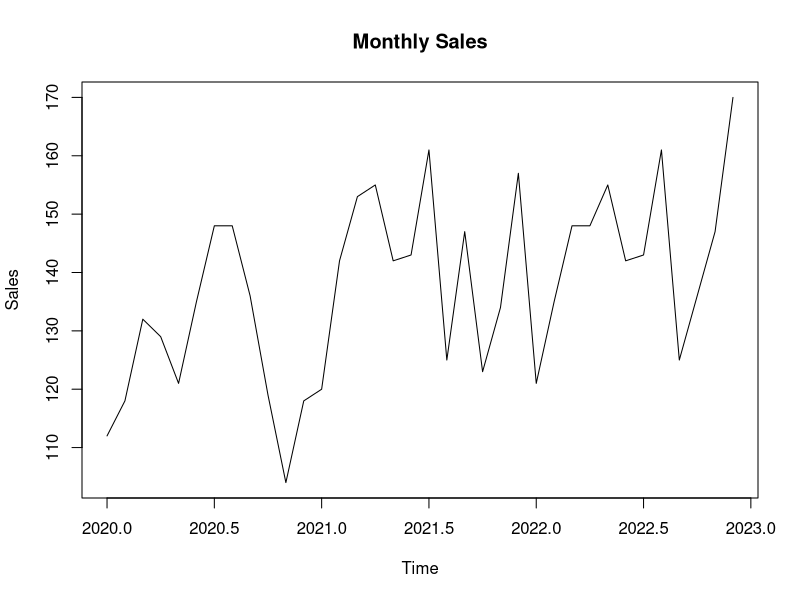
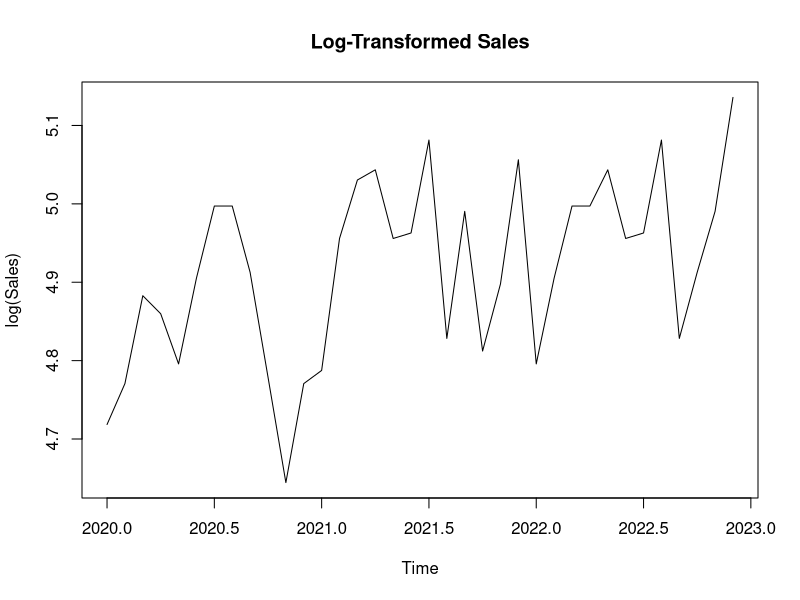
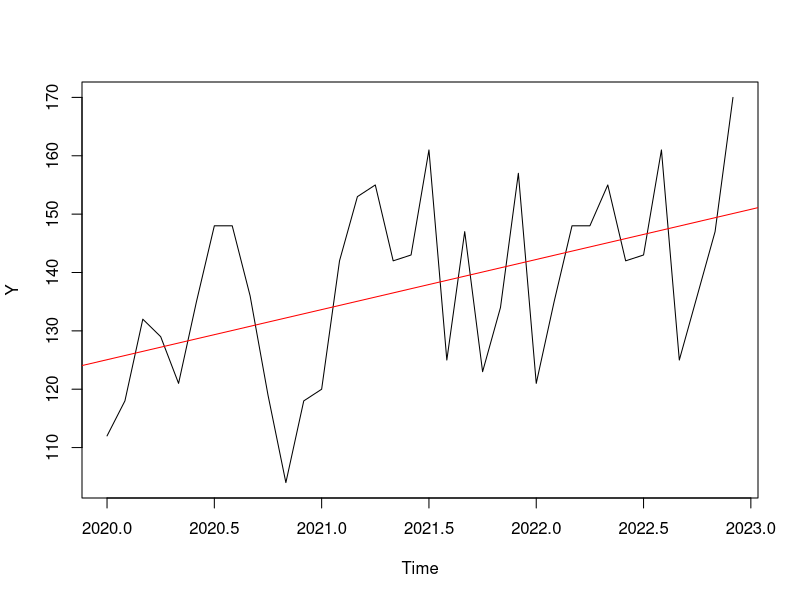
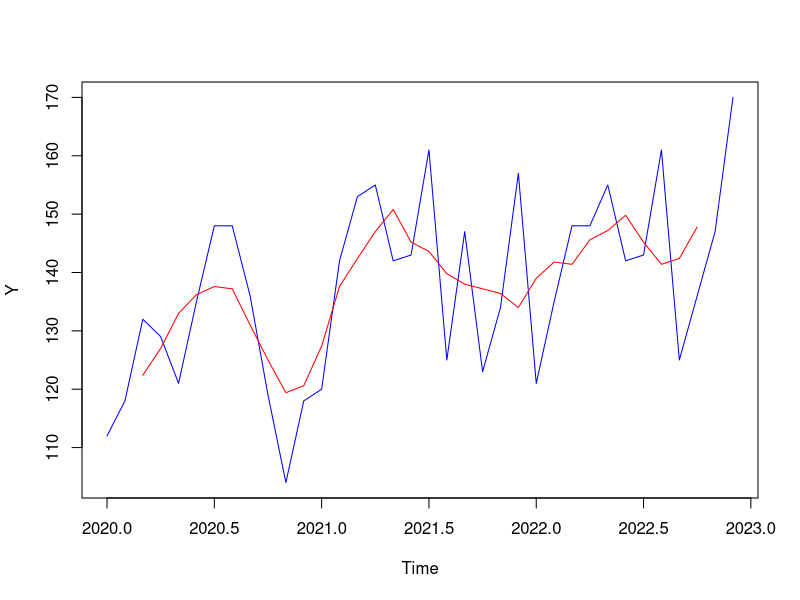
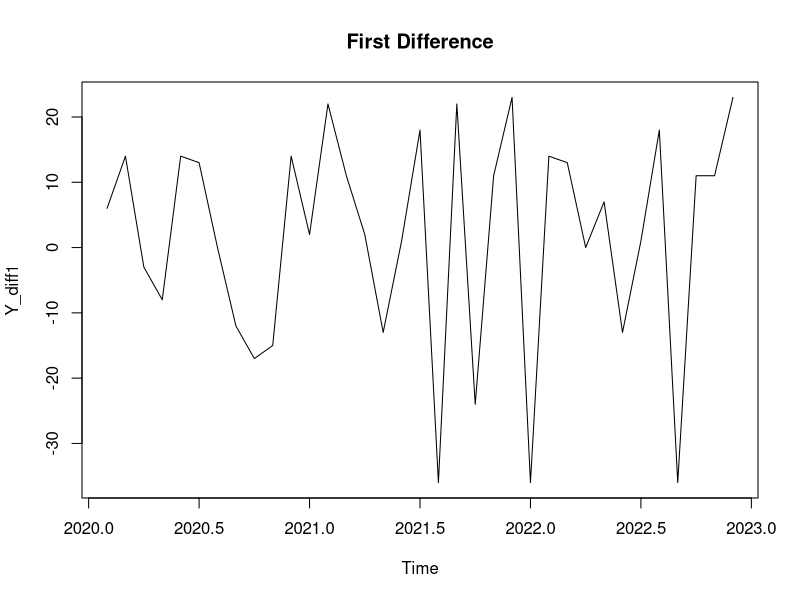
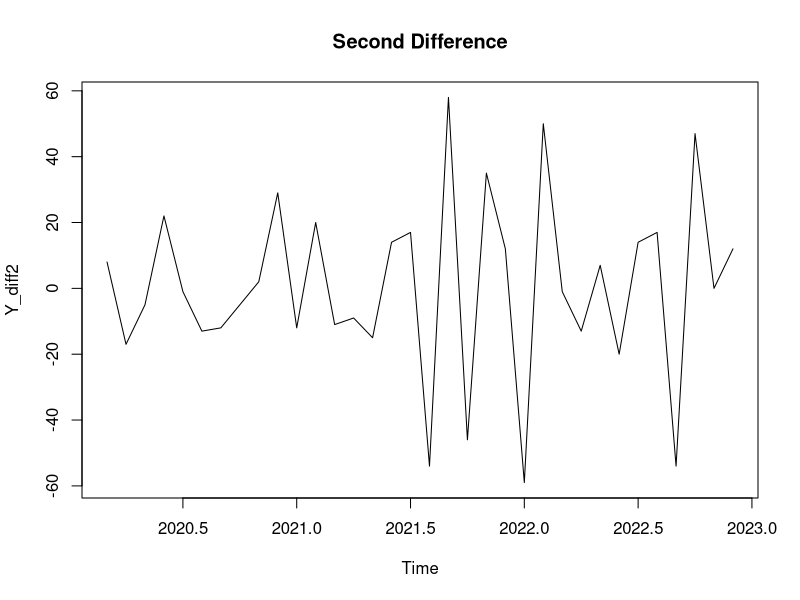
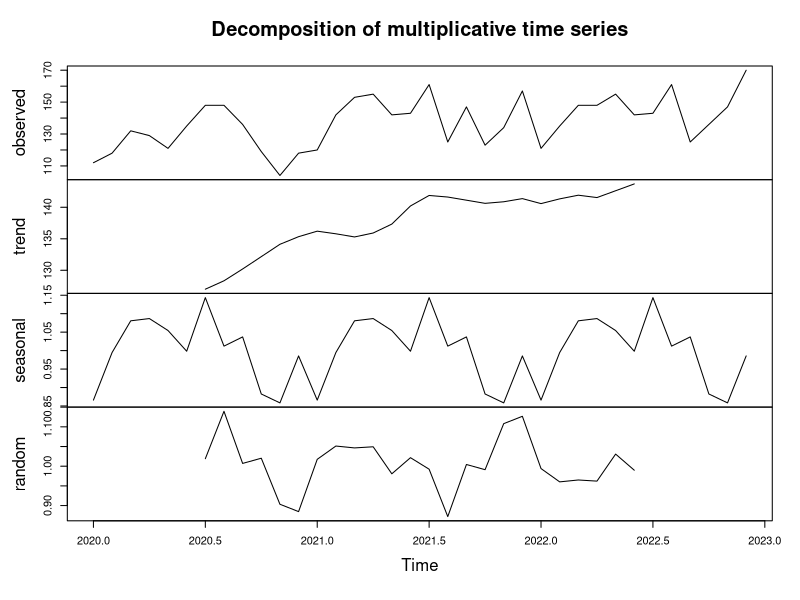
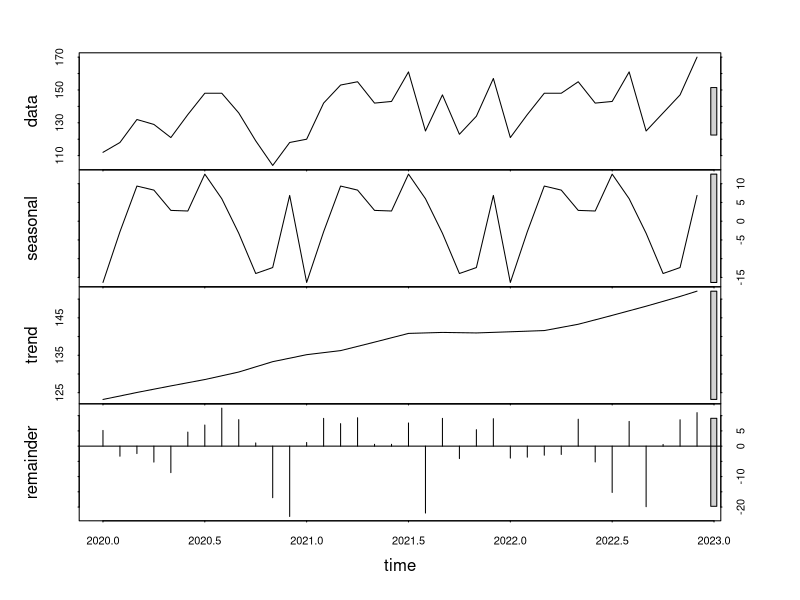

Here is the R script that generated these plots, in order:
# ---------------------------------
# 1. Basic variables and data types
# ---------------------------------

# Assigning variables (<-)
x <- 2
y <- 4

# Data types
# 1. numeric, can use is.numeric() to check
# 2. integer (whole number without decimal, suffix with 'L'), is.integer()
# 3. character (string), is.character()
# 4. logical (TRUE/FALSE), is.logical()
# 5. factor (categorical), is.factor()
# we can also use class(x) to know what kind of object 'x' is

class(x)    #"numeric" 
class(5L)   #"integer"
class(TRUE) #"logical"

# What is factor?
# It is a special data type for representing categorical variables with ranking/level
# the level will follow the default order of items
gender <- c("male","female","non-binary","walmart grocery bag") 
gender_factor <- factor(gender)
gender_factor


# Create factor with custom level order
gender_factor2 <- factor(gender, levels = c("female", "walmart grocery bag", "male", "non-binary"))
print(gender_factor2)

# View levels
levels(gender_factor2)

# Add a new level and modify a value
levels(gender_factor2) <- c(levels(gender_factor2), "other")
gender_factor2[2] <- "other"
print(gender_factor2)

# ---------------------------------
# 2. print & cat
# ---------------------------------

print(x+y) # only prints one object/sentence
cat("The result of x + y is",x+y) # can mix text, numbers, etc.

# paste & paste0
# paste and paste0 build string objects out of pieces
# paste will add a space between two objects
# paste0 leave no space between objeccts

name <- "okok"
name_text <- paste("My name is",name)
name_text # will print out My name is okok

full_name <- paste0(name,"loh")
full_name # will print out okokloh (no space between okok and loh)


# ---------------------------------
# 3. Basic vectors (the c function)
# ---------------------------------

sales <- c(100,102,104,123,135,150)
sales [0:1] # prints out #0 100
length(sales) # how many elements in sales
mean(sales)
sd(sales)
sum(sales)


# ---------------------------------
# 4. Data frame
# ---------------------------------

df <- data.frame(
  month = c("Jan","Feb","Mar"),
  sales = c(120,135,128)
)
df$sales     # access the column sales
df[1,]       # get first row
df[,"sales"] # the	sales	column,	another	way
nrow(df) # get the row (how many data)
ncol(df) # get the column (how many features)


# ---------------------------------
# 5. Lists -- creating list and how to access
# ---------------------------------

result <- list(name = "model1", aic = 511.99, coefficients = c(1.15,-0.66,0.34))
result$aic # access by name
result[["coefficients"]] # access coefficients


# ---------------------------------
# 6. simple for loop and if else
# ---------------------------------

for (i in 1:5){
  print(i^2)
}

if (x>5){
  print("big")
} else {
  print("small")
}

# ---------------------------------
# 7. Time series forecasting,
# ---------------------------------
# install.packages(c("forecast","tseries","ggplot2")) use this to download packages
library(forecast)
library(tseries)
library(ggplot2)

sales <- c(112,	118, 132,	129, 121,	135, 148,	148, 136,	119, 104,	118, 
           120, 142, 153, 155, 142, 143, 161, 125, 147, 123, 134, 157,
           121,	135, 148,	148, 155, 142, 143, 161, 125, 136, 147, 170
          )
Y <- ts(
  sales,
  frequency = 12,   # 12 = monthly data, 4 for quarterly, 1 for yearly, 7 for daily (weekly seasonality)
  start = c(2020,1) # starts January 2020
)

Y # print Y	with	year/period	labels

frequency(Y)     #	confirms	the	frequency	you	set
start(Y); end(Y) #	first	and	last	time	points

# Plotting
plot(Y, ylab="Sales", xlab="Time", main="Monthly Sales")

# Transformations
Y_log <- log(Y)
plot(Y_log, ylab="log(Sales)", main="Log-Transformed Sales")

# Trend: Curve Fitting, Moving Averages, Differencing
t <- time(Y) # extract time index from a ts object
trend_model <- lm(Y~t) # least square trend (linear trend via regression)
summary(trend_model)
plot(Y)
abline(trend_model, col="red")


# Simple moving average
sma <- function(x, n) {
  filter(x, rep(1/n,n), sides=2) # order-n moving	average
}
Y_sma <- sma(Y, 5)
plot(Y, col="blue")
lines(Y_sma, col="red")


# Differencing
Y_diff1 <- diff(Y) # first difference
Y_diff2 <- diff(Y, differences = 2) # second difference
Y_seasdiff <- diff(Y, lag = 12) # seasonal difference at lag 12
plot(Y_diff1, main="First Difference")
plot(Y_diff2, main="Second Difference")


# Seasonality (Decomposition)
components	<-	decompose(Y)  #	additive	by	default
components	<-	decompose(Y,	type	=	"multiplicative")		#	or	multiplicative
plot(components) #	four	panels:	observed,	trend,	seasonal,	random									
components$trend #	extract	just	the	trend	estimate																	
components$seasonal #	extract	just	the	seasonal	indices									
components$random #	extract	just	the	residuals														

# Seasonal-Trend decomposition using Loess (STL decomposition)
Y_stl <- stl(Y, s.window = "periodic")
plot(Y_stl)


# ACF/PACF and Correlogram
par(mfrow = c(1,2))
acf(Y , main="ACF") # sample ACF	plot;	dashed lines	=	+-1.96/sqrt(n)
pacf(Y , main="Partial ACF")
par(mfrow=c(1,1))

# Box-Pierce and Ljung-Box
# how to decide the lag value?
# Non-seasonal data: lag = min(10, length(data)/5)
# seasonal data: lag = min(2 * m, length(data)/5) , where m = monthly seasonality
# As the decomposition shows seasonality in data, we use the second formula
h = min(2*12, (length(Y)/5))
print(h)
Box.test(Y, lag=h)
Box.test(Y, lag=h, type="Ljung-Box")

# ARIMA
set.seed(1)

fit <- auto.arima(Y , stepwise = FALSE, trace = TRUE)
fit
summary(fit)


# Grid-searching AIC
best_aic <- Inf
best_order <- NULL
for(p in 0:5){
  for(q in 0:5){
    fit_try <- tryCatch(arima(Y, order = c(p,1,q)), error=function(e) NULL)
    if(!is.null(fit_try) && fit_try$aic < best_aic){
      best_aic <- fit_try$aic
      best_order <- c(p,1,q)
    }
  }
}
best_order; best_aic

# Diagnostic check
checkresiduals(fit) # residual plot, ACF, Ljung Box

# Forecasting with a fitted ARIMA model
fc <- forecast(fit, h=12) # h = number of periods ahead to forecast
plot(fc) # forecast plot with widening prediction intervals
fc # point forecasts + 80% and 95% prediction interval bounds



# Lecture notes chapter 7 - Figure 7.6 Plot of data from InternetUser.txt
# Creating a vector to keep all the number of users over a 100-minute period
users <-  c(88, 84, 85, 85, 84, 85, 83, 85, 88, 89, 91, 99, 
            104, 112, 126, 138, 146, 151, 150, 148, 147, 149, 143, 132, 131, 
            139, 147, 150, 148, 145, 140, 134, 131, 131, 129, 126, 126, 132, 
            137, 140, 142, 150, 159, 167, 170, 171, 172, 172, 174, 175, 172, 
            172, 174, 174, 169, 165, 156, 142, 131, 121, 112, 104, 102, 99, 
            99, 95, 88, 84, 84, 87, 89, 88, 85, 86, 89, 91, 91, 94, 101, 110, 
            121, 135, 145, 149, 156, 165, 171, 175, 177, 182, 193, 204, 208, 
            210, 215, 222, 228, 226, 222, 220) 

# Turning vector into a time series object and plot it out
users <- ts(users)
plot(users, ylab="Number of users", main="Number of Internet Users")

# ACF and PACF
par(mfrow=c(1,2))  # makes it show two figures at once (1 row, 2 columns)
acf(users) ; pacf(users) 
par(mfrow=c(1,1))  # revert to default

frequency(users)
start(users); end(users)
